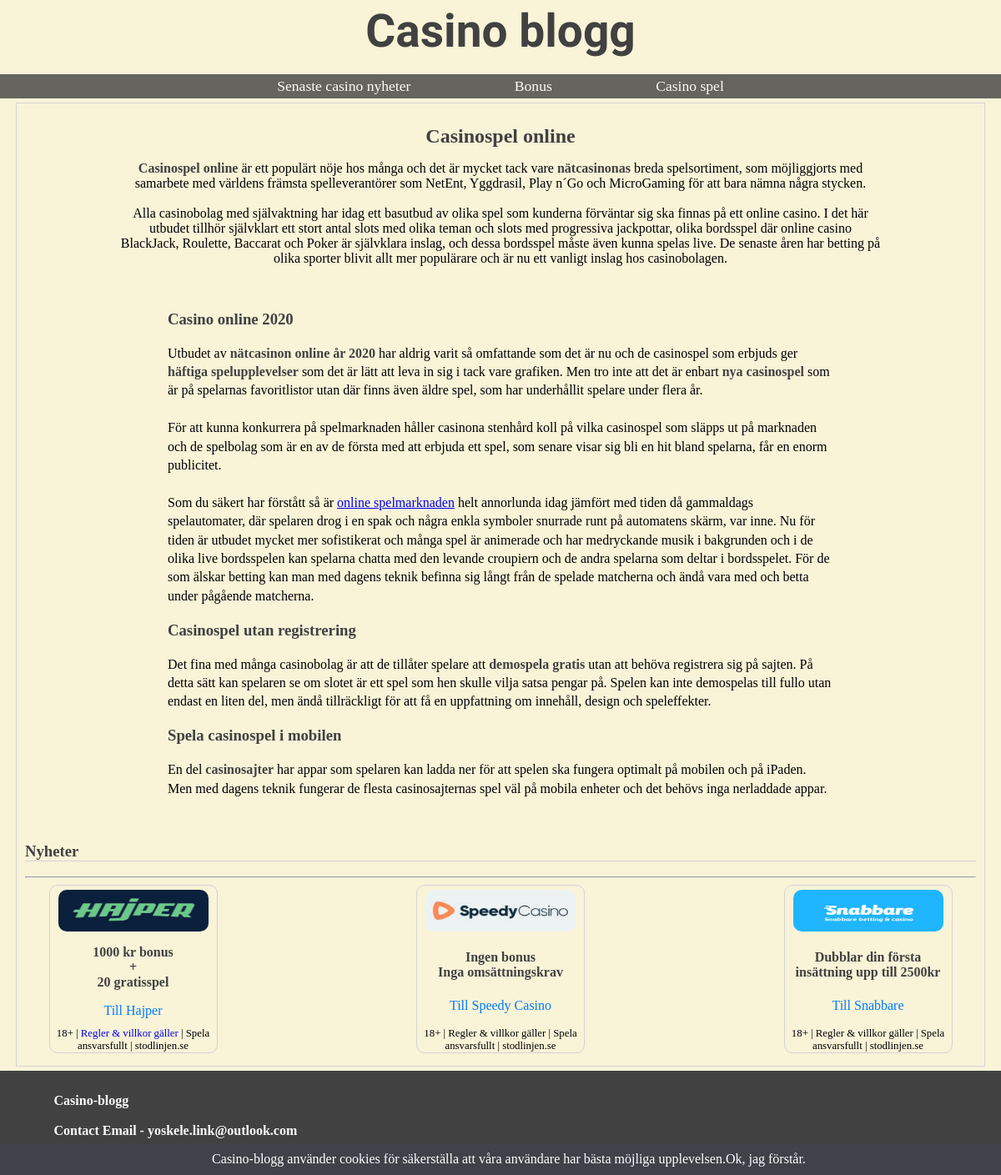
The app's page /casino-spel-slots/ with its own data.
### website/models.py (models this page shows, shortened)
class Casino_supplier(models.Model):
	name = models.CharField(max_length=100)
	image = models.ImageField(default=None, blank=True, null=True)
	bonus = BleachField(blank=True, null=True)
	link = BleachField(blank=True, null=True)
	warning_label = BleachField(blank=True, null=True)
	position = models.IntegerField(blank=True, default=500)

### website/views.py (the view)
# urls.py: path('casino-spel-slots/', views.casino_spel, name="casino_spel"),
def casino_spel(request):
	casino_suppliers = Casino_supplier.objects.all()
	articles = Article.objects.filter().order_by('-automated_date')[8:12]
	context = {
		'articles':articles,
		'casino_suppliers':casino_suppliers,
	}
	return render(request, 'casino_spel.html', context)

### website/templates/casino_spel.html (shortened to what this page needs)
{% extends 'base.html' %}
{% block content %}
{% load static %}
<link rel="stylesheet" href="{% static 'css/casino_spel.css' %}">
<div class="mainContainer">
	<div class="welcome_container">
		<h1>Casinospel online</h1>
		<p>
			<b style="color:#414141;">Casinospel online</b> är ett populärt nöje hos många och det är mycket tack vare <b style="color:#414141;">nätcasinonas</b> breda spelsortiment, som möjliggjorts med samarbete med världens främsta spelleverantörer som NetEnt, Yggdrasil, Play n´Go och MicroGaming för att bara nämna några stycken.
			<br><br>
			Alla casinobolag med självaktning har idag ett basutbud av olika spel som kunderna förväntar sig ska finnas på ett online casino. I det här utbudet tillhör självklart ett stort antal slots med olika teman och slots med progressiva jackpottar, olika bordsspel där online casino BlackJack, Roulette, Baccarat och Poker är självklara inslag, och dessa bordsspel måste även kunna spelas live. De senaste åren har betting på olika sporter blivit allt mer populärare och är nu ett vanligt inslag hos casinobolagen.
		</p>
	</div>
	<br>
	<div class="content_container">
		<h3>Casino online 2020</h3>
		<p>
			Utbudet av <b style="color:#414141;">nätcasinon online år 2020</b> har aldrig varit så omfattande som det är nu och de casinospel som erbjuds ger <b style="color:#414141;">häftiga spelupplevelser</b> som det är lätt att leva in sig i tack vare grafiken. Men tro inte att det är enbart <b style="color:#414141;">nya casinospel</b> som är på spelarnas favoritlistor utan där finns även äldre spel, som har underhållit spelare under flera år.
			<br><br>
			För att kunna konkurrera på spelmarknaden håller casinona stenhård koll på vilka casinospel som släpps ut på marknaden och de spelbolag som är en av de första med att erbjuda ett spel, som senare visar sig bli en hit bland spelarna, får en enorm publicitet.
			<br><br>
			Som du säkert har förstått så är <a href="https://www.xn--jmfrcasino-q5a2t.se/casino-utan-konto/">online spelmarknaden</a> helt annorlunda idag jämfört med tiden då gammaldags spelautomater, där spelaren drog i en spak och några enkla symboler snurrade runt på automatens skärm, var inne. Nu för tiden är utbudet mycket mer sofistikerat och många spel är animerade och har medryckande musik i bakgrunden och i de olika live bordsspelen kan spelarna chatta med den levande croupiern och de andra spelarna som deltar i bordsspelet. För de som älskar betting kan man med dagens teknik befinna sig långt från de spelade matcherna och ändå vara med och betta under pågående matcherna.
		</p>
		<h3> Casinospel utan registrering</h3>
		<p>
			Det fina med många casinobolag är att de tillåter spelare att <b style="color:#414141;">demospela gratis</b> utan att behöva registrera sig på sajten. På detta sätt kan spelaren se om slotet är ett spel som hen skulle vilja satsa pengar på. Spelen kan inte demospelas till fullo utan endast en liten del, men ändå tillräckligt för att få en uppfattning om innehåll, design och speleffekter.
		</p>
		<h3>Spela casinospel i mobilen </h3>
		<p>
			En del <b style="color:#414141;">casinosajter</b> har appar som spelaren kan ladda ner för att spelen ska fungera optimalt på mobilen och på iPaden. Men med dagens teknik fungerar de flesta casinosajternas spel väl på mobila enheter och det behövs inga nerladdade appar.
		</p>
	</div>
	<br>
	<h3 style="border-bottom:1px solid lightgray;"> Nyheter </h3>
	<hr>
	<div class="casinosContainer">
		{% for casino in casino_suppliers %}
			<div class="casino_container">
				<div class="casino_image_container">
					<img src="{{casino.image.url}}" alt="{{casino.name}}">
				</div>
				<b> {{casino.bonus|safe}}</b>
				<a href="{{casino.link|safe}}" style="color:#007bff;"> Till {{casino.name}}</a>
				<label>{{casino.warning_label|safe}}</label>
			</div>
		{% endfor %}
	</div>
</div>
{% endblock %}

### assets/css/style.css (style rules this page uses)
body { background:#f9f3d8; height:100%; margin:0; }

### assets/css/casino_spel.css (style rules this page uses)
.mainContainer { border:1px solid lightgray; width:60%; margin:5px auto 5px auto; padding:10px; }
.mainContainer h3 { color:#414141; }
.casinosContainer { width:90%; margin:3px auto 5px auto; display:flex; flex-wrap:wrap; justify-content:space-between; }
.casino_container { width:280px; height:250px; border:1px solid lightgray; border-radius:10px; display:flex; flex-direction:column; align-items:center; justify-content:space-between; }
.casino_image_container { width:270px; display:flex; flex-direction:column; align-items:center; }
.casino_container img { width:250px; height:100px; margin-top:5px; border-radius:10px; }
.casino_container b { text-align:center; padding:5px; color:#414141; }
.casino_container a { text-decoration:none; }
.casino_container label { text-align:center; font-size:0.8em; }
.welcome_container { text-align:center; width:80%; margin:10px auto 10px auto; }
.welcome_container h1 { font-size:1.5em; color:#414141; }
.content_container { width:70%; margin:10px auto 10px auto; }
.content_container p { line-height:1.4; }
@media (max-width:1650px) { .mainContainer { width:95%; } }
@media (max-width:1650px) { .casinosContainer { width:95%; } }
@media (max-width:1650px) { .casino_container { width:200px; height:200px; } }
@media (max-width:1650px) { .casino_image_container { width:270px; display:flex; flex-direction:column; align-items:center; } }
@media (max-width:1650px) { .casino_container img { width:180px; height:50px; margin-top:5px; border-radius:10px; } }

### records on screen
Casino_supplier: image (picture), bonus "1000 kr bonus + 20 gratisspel", name "Hajper", warning_label "18+ | Regler & villkor gäller | Spela ansvarsfullt | stodlinjen.se"
Casino_supplier: image (picture), bonus "Ingen bonus Inga omsättningskrav", name "Speedy Casino", warning_label "18+ | Regler & villkor gäller | Spela ansvarsfullt | stodlinjen.se"
Casino_supplier: image (picture), bonus "Dubblar din första insättning upp till 2500kr", name "Snabbare", warning_label "18+ | Regler & villkor gäller | Spela ansvarsfullt | stodlinjen.se"
